Frame 1 (no input): blank canvas, image omitted
Frame 60 (the mouse pressed at the canvas centre just before this capture): blank canvas, image omitted
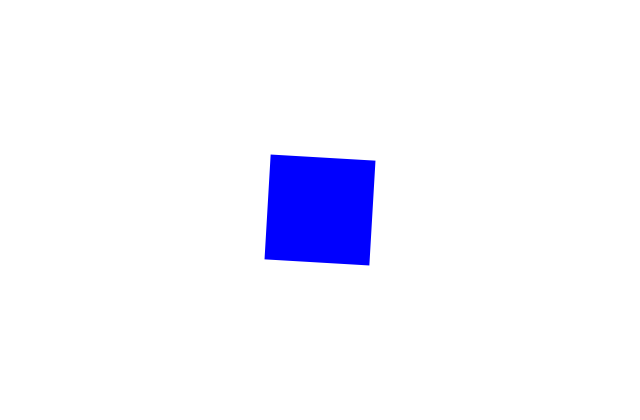
Frame 120 (the mouse held since frame 60 and released just before this capture)

The Processing sketch whose frames 1 and 60 were blank and that drew this single picture after the mouse press (run headless with seeded random() and noise(); from frame 60 on, the mouse is pressed at the canvas centre):

// Processing sketch: interactiveTransformations
// ── interactiveTransformations.pde
void setup() {
  size(640,420);
  noStroke();
}

void draw() {    
  background(255);
  fill(0,0,255);
  pushMatrix();
  rectMode(CENTER);
  translate(mouseX, mouseY);
  rotate(mouseX*0.01);
  scale(mouseY*0.01);
  rect(0,0,50,50);
  popMatrix();
}
